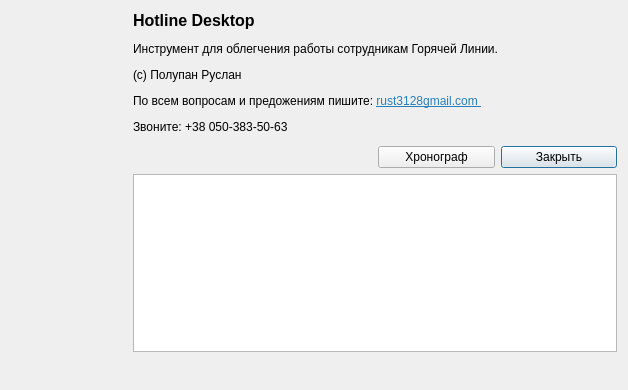
<?xml version="1.0" encoding="UTF-8"?>
<ui version="4.0">
 <class>AboutDialog</class>
 <widget class="QDialog" name="AboutDialog">
  <property name="geometry">
   <rect>
    <x>0</x>
    <y>0</y>
    <width>628</width>
    <height>390</height>
   </rect>
  </property>
  <property name="windowTitle">
   <string>О Программе Hotline Desktop</string>
  </property>
  <layout class="QGridLayout" name="gridLayout">
   <item row="0" column="0" rowspan="4" alignment="Qt::AlignTop">
    <widget class="QLabel" name="label">
     <property name="text">
      <string/>
     </property>
     <property name="pixmap">
      <pixmap resource="resource.qrc">:/resource/Icon/hotline_big.png</pixmap>
     </property>
    </widget>
   </item>
   <item row="5" column="1">
    <spacer name="verticalSpacer">
     <property name="orientation">
      <enum>Qt::Vertical</enum>
     </property>
     <property name="sizeHint" stdset="0">
      <size>
       <width>20</width>
       <height>40</height>
      </size>
     </property>
    </spacer>
   </item>
   <item row="0" column="1" colspan="4">
    <widget class="QLabel" name="label_2">
     <property name="text">
      <string>&lt;html&gt;&lt;head/&gt;&lt;body&gt;&lt;p&gt;&lt;span style=&quot; font-size:12pt; font-weight:600;&quot;&gt;Hotline Desktop &lt;/span&gt;&lt;/p&gt;&lt;p&gt;Инструмент для облегчения работы сотрудникам Горячей Линии.&lt;/p&gt;&lt;p&gt;(c) Полупан Руслан&lt;/p&gt;&lt;p&gt;По всем вопросам и предожениям пишите: &lt;a href=&quot;mailto:rust3128gmail.com?subject=HotlineDesktop&quot;&gt;&lt;span style=&quot; text-decoration: underline; color:#2980b9;&quot;&gt;rust3128gmail.com &lt;/span&gt;&lt;/a&gt;&lt;a href=&quot;mailto:rust3128gmail.com?subject=HotlineDesktop&quot;&gt;&lt;span style=&quot; color:#2980b9;&quot;/&gt;&lt;/a&gt;&lt;/p&gt;&lt;p&gt;Звоните: +38 050-383-50-63 &lt;/p&gt;&lt;/body&gt;&lt;/html&gt;</string>
     </property>
     <property name="wordWrap">
      <bool>true</bool>
     </property>
    </widget>
   </item>
   <item row="3" column="1" colspan="4">
    <widget class="QPlainTextEdit" name="historyText">
     <property name="autoFillBackground">
      <bool>false</bool>
     </property>
     <property name="readOnly">
      <bool>true</bool>
     </property>
    </widget>
   </item>
   <item row="2" column="4">
    <widget class="QPushButton" name="pushButtonClose">
     <property name="text">
      <string>Закрыть</string>
     </property>
    </widget>
   </item>
   <item row="2" column="3">
    <widget class="QPushButton" name="pushButtonHrono">
     <property name="text">
      <string>Хронограф</string>
     </property>
    </widget>
   </item>
   <item row="2" column="1" colspan="2">
    <spacer name="horizontalSpacer">
     <property name="orientation">
      <enum>Qt::Horizontal</enum>
     </property>
     <property name="sizeHint" stdset="0">
      <size>
       <width>40</width>
       <height>20</height>
      </size>
     </property>
    </spacer>
   </item>
  </layout>
 </widget>
 <resources>
  <include location="resource.qrc"/>
 </resources>
 <connections/>
</ui>
